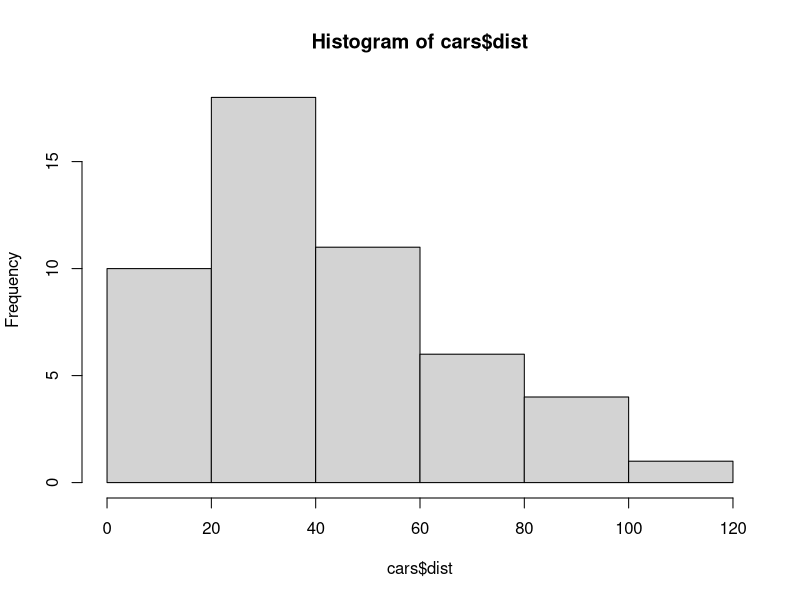
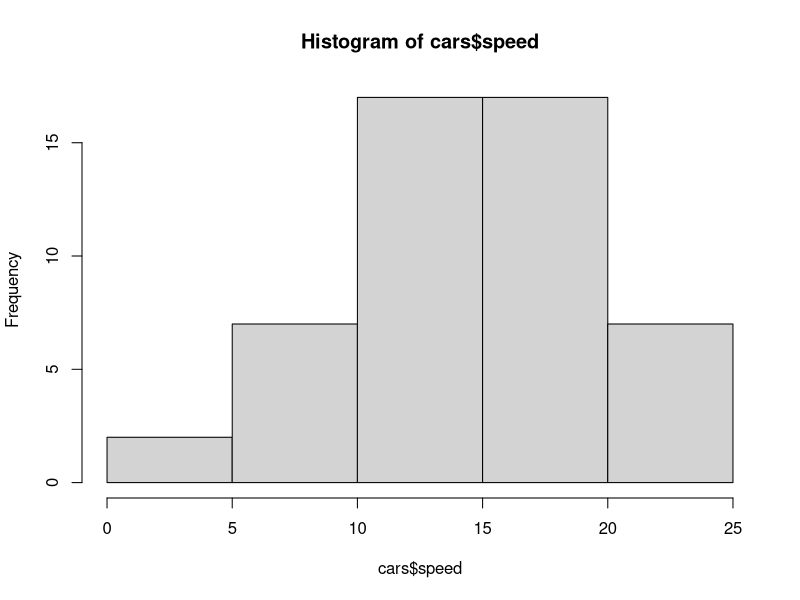

R code for these plots, in order:
print("HELLO MIAMI!")

x <- summary(cars)

print("may I take your hat sir")


print("HELLO DARIKA!!!!")

print("MY FAVORITE RD")

print("Sup Darika!")

hist(cars$dist)


print("hi Darika, how are u!")

hist(cars$speed)

